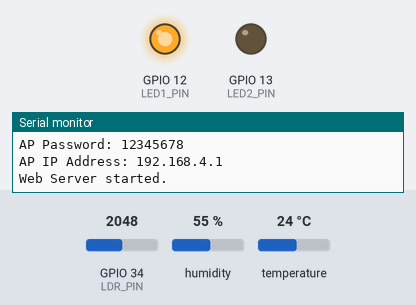
Recording of a sketch running on a simulated ESP32. On the bench: output pins drawn as LEDs (lit = HIGH), the last lines printed to the serial monitor. The inputs (shaded band) are chosen by the test bench; at power-on: GPIO 34 (LDR_PIN) = 2048, humidity 55 %, temperature 24 °C.

Above: at 0.2 s.
At 4.7 s:
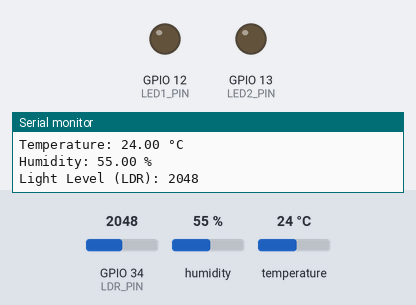
Timing chart, 0 to 6.9 s (numbered marks = the images above):
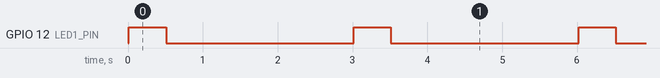

Measured:
- by itself, GPIO 12 (LED1_PIN): alternates HIGH for 0.50 s and LOW for 2.5 s

The sketch:

sketch.ino
```cpp
#include <WiFi.h>
#include <DHT.h>

// DHT22 Configuration
#define DHTPIN 4        // SDA pin connected to GPIO 4
#define DHTTYPE DHT22   // DHT22 sensor type
DHT dht(DHTPIN, DHTTYPE);

// LDR Configuration
#define LDR_PIN 34      // AO pin connected to GPIO 34

// LED Pins
#define LED1_PIN 12     // LED for power on (blinking)
#define LED2_PIN 13     // LED for Wi-Fi connection

// Wi-Fi AP Configuration
const char* ssid = "ESP32_Sensor_AP";
const char* password = "12345678";

WiFiServer server(80);

void setup() {
  Serial.begin(115200);

  // Initialize DHT sensor
  dht.begin();
  Serial.println("Sensor Node Prototype Initialized!");

  // Configure LED pins as output
  pinMode(LED1_PIN, OUTPUT);
  pinMode(LED2_PIN, OUTPUT);

  // Configure Wi-Fi Access Point
  WiFi.softAP(ssid, password);
  IPAddress IP = WiFi.softAPIP();
  Serial.println("Access Point Started!");
  Serial.print("AP Name: ");
  Serial.println(ssid);
  Serial.print("AP Password: ");
  Serial.println(password);
  Serial.print("AP IP Address: ");
  Serial.println(IP);

  // Start the web server
  server.begin();
  Serial.println("Web Server started.");
}

void loop() {
  // Blink the first LED (LED1) every 500ms
  digitalWrite(LED1_PIN, HIGH);
  delay(500);
  digitalWrite(LED1_PIN, LOW);
  delay(500);

  // Read data from DHT22
  float temperature = dht.readTemperature();
  float humidity = dht.readHumidity();

  // Read data from LDR
  int lightLevel = analogRead(LDR_PIN);

  // Print sensor data to Serial Monitor
  Serial.print("Temperature: ");
  Serial.print(temperature);
  Serial.println(" °C");

  Serial.print("Humidity: ");
  Serial.print(humidity);
  Serial.println(" %");

  Serial.print("Light Level (LDR): ");
  Serial.println(lightLevel);

  // Handle incoming client connections
  WiFiClient client = server.available();
  if (client) {
    // Turn on LED2 when Wi-Fi is connected
    digitalWrite(LED2_PIN, HIGH);
    Serial.println("New Client Connected");
    String request = client.readStringUntil('\r');
    Serial.println("Client Request: " + request);
    client.flush();

    // Create a simple web page
    String html = "<!DOCTYPE html><html>";
    html += "<head><title>ESP32 Sensor Node</title></head>";
    html += "<body style='font-family: Arial; text-align: center;'>";
    html += "<h1>ESP32 Sensor Node</h1>";
    html += "<p><strong>Temperature:</strong> " + String(temperature, 1) + " &deg;C</p>";
    html += "<p><strong>Humidity:</strong> " + String(humidity, 1) + " %</p>";
    html += "<p><strong>Light Level:</strong> " + String(lightLevel) + "</p>";
    html += "</body></html>";

    // Send the web page to the client
    client.println("HTTP/1.1 200 OK");
    client.println("Content-Type: text/html");
    client.println("Connection: close");
    client.println();
    client.println(html);
    client.stop();
    Serial.println("Client Disconnected");

    // Turn off LED2 when the client disconnects
    digitalWrite(LED2_PIN, LOW);
  }

  // Delay for 2 seconds before the next reading
  delay(2000);
}
```
